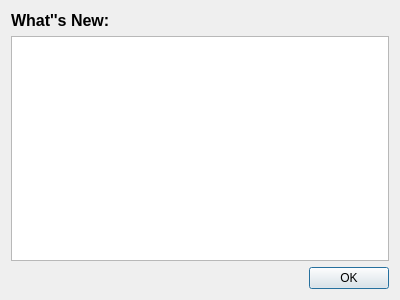
<?xml version="1.0" encoding="UTF-8"?>
<ui version="4.0">
 <class>DialogWhatsNew</class>
 <widget class="QDialog" name="DialogWhatsNew">
  <property name="geometry">
   <rect>
    <x>0</x>
    <y>0</y>
    <width>400</width>
    <height>300</height>
   </rect>
  </property>
  <property name="windowTitle">
   <string>Dialog</string>
  </property>
  <layout class="QVBoxLayout" name="verticalLayout">
   <item>
    <widget class="QLabel" name="label">
     <property name="font">
      <font>
       <pointsize>12</pointsize>
       <weight>75</weight>
       <bold>true</bold>
      </font>
     </property>
     <property name="text">
      <string>What''s New:</string>
     </property>
    </widget>
   </item>
   <item>
    <widget class="QTextEdit" name="textEditChangelog">
     <property name="readOnly">
      <bool>true</bool>
     </property>
    </widget>
   </item>
   <item>
    <widget class="QDialogButtonBox" name="buttonBox">
     <property name="orientation">
      <enum>Qt::Horizontal</enum>
     </property>
     <property name="standardButtons">
      <set>QDialogButtonBox::Ok</set>
     </property>
    </widget>
   </item>
  </layout>
 </widget>
 <resources/>
 <connections>
  <connection>
   <sender>buttonBox</sender>
   <signal>accepted()</signal>
   <receiver>DialogWhatsNew</receiver>
   <slot>accept()</slot>
   <hints>
    <hint type="sourcelabel">
     <x>248</x>
     <y>254</y>
    </hint>
    <hint type="destinationlabel">
     <x>157</x>
     <y>274</y>
    </hint>
   </hints>
  </connection>
  <connection>
   <sender>buttonBox</sender>
   <signal>rejected()</signal>
   <receiver>DialogWhatsNew</receiver>
   <slot>reject()</slot>
   <hints>
    <hint type="sourcelabel">
     <x>316</x>
     <y>260</y>
    </hint>
    <hint type="destinationlabel">
     <x>286</x>
     <y>274</y>
    </hint>
   </hints>
  </connection>
 </connections>
</ui>
